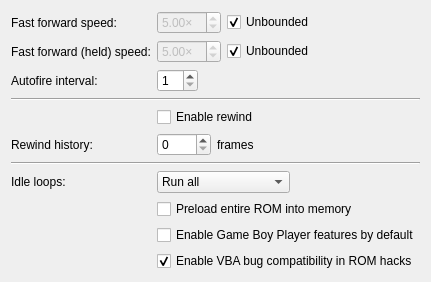
     <widget class="QWidget" name="emulation">
      <layout class="QFormLayout" name="formLayout_2">
       <property name="fieldGrowthPolicy">
        <enum>QFormLayout::FieldsStayAtSizeHint</enum>
       </property>
       <item row="0" column="0">
        <widget class="QLabel" name="label_18">
         <property name="text">
          <string>Fast forward speed:</string>
         </property>
        </widget>
       </item>
       <item row="0" column="1">
        <layout class="QHBoxLayout" name="horizontalLayout_5">
         <item>
          <widget class="QDoubleSpinBox" name="fastForwardRatio">
           <property name="enabled">
            <bool>false</bool>
           </property>
           <property name="suffix">
            <string notr="true">×</string>
           </property>
           <property name="minimum">
            <double>0.010000000000000</double>
           </property>
           <property name="maximum">
            <double>20.000000000000000</double>
           </property>
           <property name="singleStep">
            <double>0.500000000000000</double>
           </property>
           <property name="value">
            <double>5.000000000000000</double>
           </property>
          </widget>
         </item>
         <item>
          <widget class="QCheckBox" name="fastForwardUnbounded">
           <property name="text">
            <string>Unbounded</string>
           </property>
           <property name="checked">
            <bool>true</bool>
           </property>
          </widget>
         </item>
        </layout>
       </item>
       <item row="1" column="0">
        <widget class="QLabel" name="label_181">
         <property name="text">
          <string>Fast forward (held) speed:</string>
         </property>
        </widget>
       </item>
       <item row="1" column="1">
        <layout class="QHBoxLayout" name="horizontalLayout_51">
         <item>
          <widget class="QDoubleSpinBox" name="fastForwardHeldRatio">
           <property name="enabled">
            <bool>false</bool>
           </property>
           <property name="suffix">
            <string notr="true">×</string>
           </property>
           <property name="minimum">
            <double>0.010000000000000</double>
           </property>
           <property name="maximum">
            <double>20.000000000000000</double>
           </property>
           <property name="singleStep">
            <double>0.500000000000000</double>
           </property>
           <property name="value">
            <double>5.000000000000000</double>
           </property>
          </widget>
         </item>
         <item>
          <widget class="QCheckBox" name="fastForwardHeldUnbounded">
           <property name="text">
            <string>Unbounded</string>
           </property>
           <property name="checked">
            <bool>true</bool>
           </property>
          </widget>
         </item>
        </layout>
       </item>
       <item row="2" column="0">
        <widget class="QLabel" name="label_31">
         <property name="text">
          <string>Autofire interval:</string>
         </property>
        </widget>
       </item>
       <item row="2" column="1">
        <widget class="QSpinBox" name="autofireThreshold">
         <property name="minimum">
          <number>1</number>
         </property>
         <property name="maximum">
          <number>60</number>
         </property>
        </widget>
       </item>
       <item row="3" column="0" colspan="2">
        <widget class="Line" name="line">
         <property name="orientation">
          <enum>Qt::Horizontal</enum>
         </property>
        </widget>
       </item>
       <item row="4" column="1">
        <widget class="QCheckBox" name="rewind">
         <property name="text">
          <string>Enable rewind</string>
         </property>
        </widget>
       </item>
       <item row="5" column="0">
        <widget class="QLabel" name="label_8">
         <property name="text">
          <string>Rewind history:</string>
         </property>
        </widget>
       </item>
       <item row="5" column="1">
        <layout class="QHBoxLayout" name="horizontalLayout_13">
         <item>
          <widget class="QSpinBox" name="rewindCapacity">
           <property name="maximum">
            <number>3600</number>
           </property>
          </widget>
         </item>
         <item>
          <widget class="QLabel" name="label_7">
           <property name="text">
            <string>frames</string>
           </property>
          </widget>
         </item>
        </layout>
       </item>
       <item row="6" column="0" colspan="2">
        <widget class="Line" name="line_3">
         <property name="orientation">
          <enum>Qt::Horizontal</enum>
         </property>
        </widget>
       </item>
       <item row="7" column="0">
        <widget class="QLabel" name="label_15">
         <property name="text">
          <string>Idle loops:</string>
         </property>
        </widget>
       </item>
       <item row="7" column="1">
        <widget class="QComboBox" name="idleOptimization">
         <item>
          <property name="text">
           <string>Run all</string>
          </property>
         </item>
         <item>
          <property name="text">
           <string>Remove known</string>
          </property>
         </item>
         <item>
          <property name="text">
           <string>Detect and remove</string>
          </property>
         </item>
        </widget>
       </item>
       <item row="8" column="1">
        <widget class="QCheckBox" name="preload">
         <property name="text">
          <string>Preload entire ROM into memory</string>
         </property>
        </widget>
       </item>
       <item row="9" column="1">
        <widget class="QCheckBox" name="forceGbp">
         <property name="text">
          <string>Enable Game Boy Player features by default</string>
         </property>
        </widget>
       </item>
       <item row="10" column="1">
        <widget class="QCheckBox" name="vbaBugCompat">
         <property name="text">
          <string>Enable VBA bug compatibility in ROM hacks</string>
         </property>
         <property name="checked">
          <bool>true</bool>
         </property>
        </widget>
       </item>
      </layout>
     </widget>
